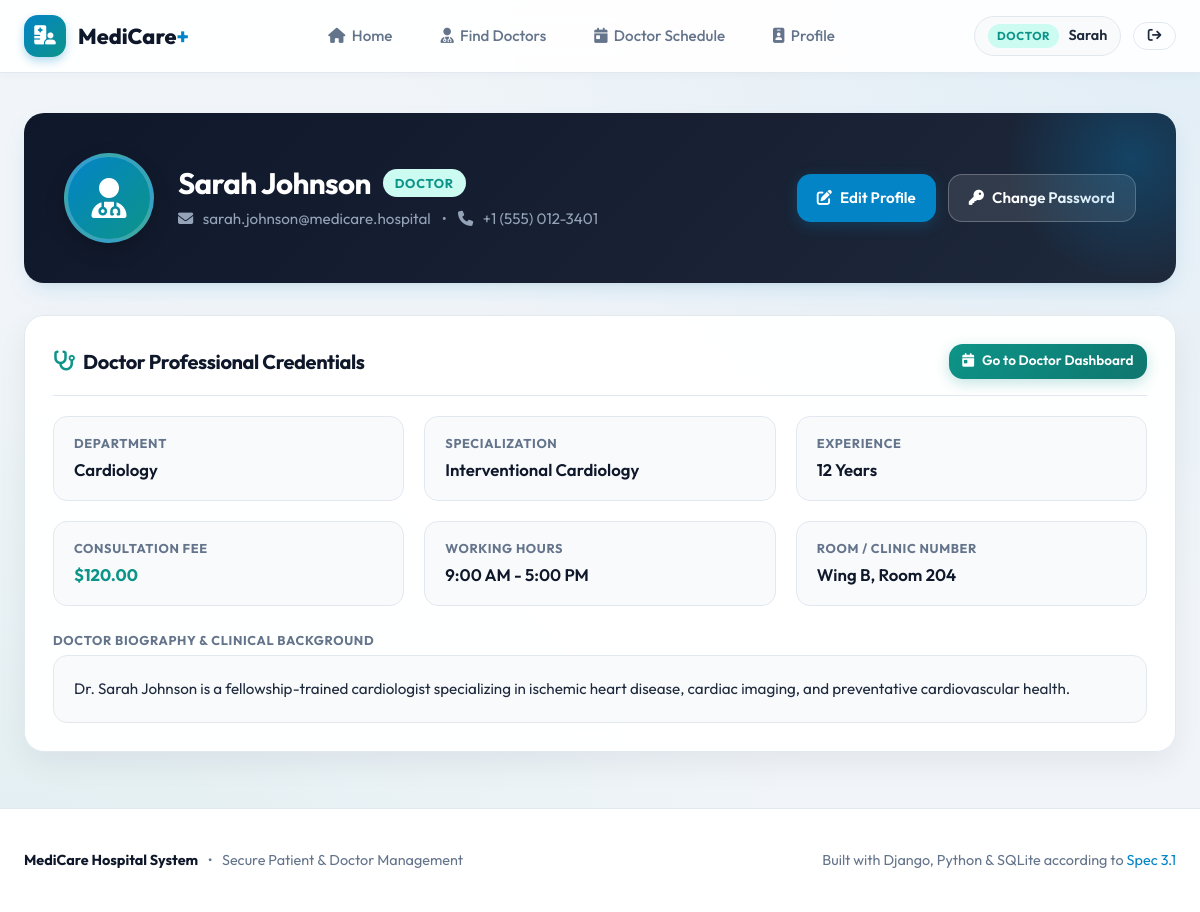
The app's page /accounts/profile/ (signed in) with its own data.
### accounts/models.py (models this page shows, shortened)
class User(AbstractUser):
    ROLE_CHOICES = (
        ('patient', 'Patient'),
        ('doctor', 'Doctor'),
        ('admin', 'Admin'),
    )
    email = models.EmailField(unique=True)
    role = models.CharField(max_length=10, choices=ROLE_CHOICES, default='patient')
    phone = models.CharField(max_length=20, blank=True)

### doctors/models.py (models this page shows, shortened)
class Doctor(models.Model):
    user = models.OneToOneField(settings.AUTH_USER_MODEL, on_delete=models.CASCADE, related_name='doctor_profile')
    department = models.ForeignKey(Department, on_delete=models.SET_NULL, null=True, blank=True, related_name='doctors')
    specialization = models.CharField(max_length=120)
    experience = models.PositiveIntegerField(default=0, help_text="Years of professional experience")
    fee = models.DecimalField(max_digits=10, decimal_places=2, default=50.00)
    working_hours_start = models.TimeField(default="09:00:00")
    working_hours_end = models.TimeField(default="17:00:00")
    bio = models.TextField(blank=True)
    room_number = models.CharField(max_length=20, blank=True)
    created_at = models.DateTimeField(auto_now_add=True)
    updated_at = models.DateTimeField(auto_now=True)

class Department(models.Model):
    name = models.CharField(max_length=100, unique=True)
    description = models.TextField(blank=True)
    icon = models.CharField(max_length=50, default='fa-stethoscope', help_text="FontAwesome or Lucide icon name")
    created_at = models.DateTimeField(auto_now_add=True)

### accounts/views.py (the view)
# urls.py: path('profile/', views.profile_view, name='profile'),
@login_required
def profile_view(request):
    user = request.user
    patient_profile = None
    doctor_profile = None
    if user.role == 'patient':
        patient_profile, _ = PatientProfile.objects.get_or_create(user=user)
    elif user.role == 'doctor':
        doctor_profile = Doctor.objects.filter(user=user).first()
    context = {
        'profile_user': user,
        'patient_profile': patient_profile,
        'doctor_profile': doctor_profile,
    }
    return render(request, 'accounts/profile.html', context)

### templates/accounts/profile.html (shortened to what this page needs)
{% extends 'base.html' %}
{% block content %}
<div class="container" style="padding-top: 2.5rem; padding-bottom: 3.5rem;">
  <div class="profile-hero">
    <div class="profile-hero-info">
      <div class="profile-avatar-large">
        {% if profile_user.role == 'doctor' %}
          <i class="fa-solid fa-user-doctor"></i>
        {% elif profile_user.role == 'admin' %}
          <i class="fa-solid fa-user-shield"></i>
        {% else %}
          <i class="fa-solid fa-user"></i>
        {% endif %}
      </div>
      <div>
        <div style="display: flex; align-items: center; gap: 0.75rem; margin-bottom: 0.35rem;">
          <h1 style="color: white; font-size: 1.85rem;">{{ profile_user.get_full_name|default:profile_user.username }}</h1>
          <span class="role-pill role-{{ profile_user.role }}" style="font-size: 0.8rem; padding: 0.25rem 0.75rem;">
            {{ profile_user.get_role_display }}
          </span>
        </div>
        <p style="color: #94a3b8; font-size: 0.95rem;">
          <i class="fa-solid fa-envelope" style="margin-right: 0.4rem;"></i> {{ profile_user.email }}
          {% if profile_user.phone %}
            <span style="margin: 0 0.5rem;">&bull;</span>
            <i class="fa-solid fa-phone" style="margin-right: 0.4rem;"></i> {{ profile_user.phone }}
          {% endif %}
        </p>
      </div>
    </div>
    <div style="display: flex; gap: 0.75rem; flex-wrap: wrap;">
      <a href="{% url 'profile_edit' %}" class="btn btn-primary" id="btn-edit-profile">
        <i class="fa-solid fa-pen-to-square"></i> Edit Profile
      </a>
      <a href="{% url 'change_password' %}" class="btn btn-outline" style="background: rgba(255,255,255,0.1); color: white; border-color: rgba(255,255,255,0.25);" id="btn-change-password">
        <i class="fa-solid fa-key"></i> Change Password
      </a>
    </div>
  </div>
  {% if profile_user.role == 'patient' %}
    <div style="display: grid; grid-template-columns: 2fr 1fr; gap: 2rem;">
      <div class="card">
        <div class="card-header">
          <h2 style="font-size: 1.25rem; display: flex; align-items: center; gap: 0.5rem;">
            <i class="fa-solid fa-notes-medical" style="color: var(--primary);"></i> Medical & Personal Information
          </h2>
          <span style="font-size: 0.85rem; color: var(--text-muted);">Confidential Patient Record</span>
        </div>
        <div class="info-list">
          <div class="info-item">
            <div class="info-label">Date of Birth</div>
            <div class="info-value">{{ patient_profile.date_of_birth|default:"Not specified" }}</div>
          </div>
          <div class="info-item">
            <div class="info-label">Gender</div>
            <div class="info-value">{{ patient_profile.gender|default:"Not specified" }}</div>
          </div>
          <div class="info-item">
            <div class="info-label">Blood Group</div>
            <div class="info-value" style="color: var(--danger);">
              <i class="fa-solid fa-droplet"></i> {{ patient_profile.blood_group|default:"Not recorded" }}
            </div>
          </div>
          <div class="info-item">
            <div class="info-label">Emergency Contact</div>
            <div class="info-value">{{ patient_profile.emergency_contact|default:"None provided" }}</div>
          </div>
        </div>
        <div style="margin-top: 1.5rem;">
          <div class="info-label">Residential Address</div>
          <p style="background: #f8fafc; border: 1px solid var(--border-color); padding: 1rem; border-radius: var(--radius-md); font-size: 0.95rem;">
            {{ patient_profile.address|default:"No address registered yet. Click 'Edit Profile' to add your address." }}
          </p>
        </div>
      </div>
      <div style="display: flex; flex-direction: column; gap: 1.5rem;">
        <div class="card" style="text-align: center; padding: 2rem 1.5rem;">
          <div class="stat-icon primary" style="margin: 0 auto 1rem; width: 60px; height: 60px; font-size: 1.75rem;">
            <i class="fa-solid fa-calendar-check"></i>
          </div>
          <h3 style="font-size: 1.2rem; margin-bottom: 0.5rem;">Appointment Portal</h3>
          <p style="color: var(--text-muted); font-size: 0.9rem; margin-bottom: 1.5rem;">Manage your scheduled doctor consultations and view history.</p>
          <a href="{% url 'patient_dashboard' %}" class="btn btn-primary" style="width: 100%;">
            <i class="fa-solid fa-arrow-right"></i> View My Appointments
          </a>
        </div>
        <div class="card" style="text-align: center; padding: 2rem 1.5rem;">
          <div class="stat-icon secondary" style="margin: 0 auto 1rem; width: 60px; height: 60px; font-size: 1.75rem;">
            <i class="fa-solid fa-stethoscope"></i>
          </div>
          <h3 style="font-size: 1.2rem; margin-bottom: 0.5rem;">Find a Specialist</h3>
          <p style="color: var(--text-muted); font-size: 0.9rem; margin-bottom: 1.5rem;">Browse departments and book with expert medical doctors.</p>
          <a href="{% url 'doctor_list' %}" class="btn btn-secondary" style="width: 100%;">
            <i class="fa-solid fa-magnifying-glass"></i> Browse Doctors
          </a>
        </div>
      </div>
    </div>
  {% elif profile_user.role == 'doctor' %}
    <div class="card">
      <div class="card-header">
        <h2 style="font-size: 1.25rem; display: flex; align-items: center; gap: 0.5rem;">
          <i class="fa-solid fa-stethoscope" style="color: var(--secondary);"></i> Doctor Professional Credentials
        </h2>
        <a href="{% url 'doctor_dashboard' %}" class="btn btn-secondary btn-sm">
          <i class="fa-solid fa-calendar-day"></i> Go to Doctor Dashboard
        </a>
      </div>
      <div class="info-list">
        <div class="info-item">
          <div class="info-label">Department</div>
          <div class="info-value">{{ doctor_profile.department.name|default:"General Medicine" }}</div>
        </div>
        <div class="info-item">
          <div class="info-label">Specialization</div>
          <div class="info-value">{{ doctor_profile.specialization|default:"Specialist Physician" }}</div>
        </div>
        <div class="info-item">
          <div class="info-label">Experience</div>
          <div class="info-value">{{ doctor_profile.experience|default:"0" }} Years</div>
        </div>
        <div class="info-item">
          <div class="info-label">Consultation Fee</div>
          <div class="info-value" style="color: var(--secondary); font-weight: 700;">
            ${{ doctor_profile.fee|default:"0.00" }}
          </div>
        </div>
        <div class="info-item">
          <div class="info-label">Working Hours</div>
          <div class="info-value">
            {{ doctor_profile.working_hours_start|time:"g:i A" }} - {{ doctor_profile.working_hours_end|time:"g:i A" }}
          </div>
        </div>
        <div class="info-item">
          <div class="info-label">Room / Clinic Number</div>
          <div class="info-value">{{ doctor_profile.room_number|default:"Room 101" }}</div>
        </div>
      </div>
      {% if doctor_profile.bio %}
        <div style="margin-top: 1.5rem;">
          <div class="info-label">Doctor Biography & Clinical Background</div>
          <p style="background: #f8fafc; border: 1px solid var(--border-color); padding: 1.25rem; border-radius: var(--radius-md); font-size: 0.95rem; line-height: 1.7;">
            {{ doctor_profile.bio }}
          </p>
        </div>
      {% endif %}
    </div>
  {% endif %}
</div>
{% endblock %}

### templates/base.html (shortened to what this page needs)
{% load static %}
<!DOCTYPE html>
<html lang="en">
<head>
  <link rel="stylesheet" href="https://cdnjs.cloudflare.com/ajax/libs/font-awesome/6.5.1/css/all.min.css">
  <link rel="stylesheet" href="{% static 'css/style.css' %}">
</head>
<body>
  <header class="navbar">
    <div class="container nav-container">
      <a href="{% url 'home' %}" class="brand-logo" id="nav-brand">
        <div class="brand-icon">
          <i class="fa-solid fa-hospital-user"></i>
        </div>
        <span>MediCare<span style="color: var(--primary);">+</span></span>
      </a>
      <nav>
        <ul class="nav-links">
          <li><a href="{% url 'home' %}" class="nav-link"><i class="fa-solid fa-house"></i> Home</a></li>
          <li><a href="{% url 'doctor_list' %}" class="nav-link"><i class="fa-solid fa-user-doctor"></i> Find Doctors</a></li>
          {% if user.is_authenticated %}
            {% if user.role == 'patient' %}
              <li><a href="{% url 'patient_dashboard' %}" class="nav-link"><i class="fa-solid fa-calendar-check"></i> My Appointments</a></li>
            {% elif user.role == 'doctor' %}
              <li><a href="{% url 'doctor_dashboard' %}" class="nav-link"><i class="fa-solid fa-calendar-day"></i> Doctor Schedule</a></li>
            {% endif %}
            <li><a href="{% url 'profile' %}" class="nav-link"><i class="fa-solid fa-id-badge"></i> Profile</a></li>
          {% endif %}
        </ul>
      </nav>
      <div class="nav-actions">
        {% if user.is_authenticated %}
          <div class="user-badge-nav">
            <span class="role-pill role-{{ user.role }}">{{ user.get_role_display }}</span>
            <span style="font-weight: 600; font-size: 0.9rem;">{{ user.first_name|default:user.username }}</span>
          </div>
          <a href="{% url 'logout' %}" class="btn btn-outline btn-sm" id="btn-logout" title="Log out">
            <i class="fa-solid fa-arrow-right-from-bracket"></i>
          </a>
        {% endif %}
      </div>
    </div>
  </header>
  <main style="flex: 1;">
    {% block content %}{% endblock %}
  </main>
  <footer class="footer">
    <div class="container footer-content">
      <div style="display: flex; align-items: center; gap: 0.6rem;">
        <span style="font-weight: 700; color: var(--dark);">MediCare Hospital System</span>
        <span>&bull;</span>
        <span>Secure Patient & Doctor Management</span>
      </div>
      <div>
        Built with Django, Python & SQLite according to <a href="{% url 'home' %}">Spec 3.1</a>
      </div>
    </div>
  </footer>
</body>
</html>

### records on screen
User: role "DOCTOR", first_name "Sarah", get_full_name "Sarah Johnson", email "sarah.johnson@medicare.hospital", phone "+1 (555) 012-3401"
Doctor: department.name "Cardiology", specialization "Interventional Cardiology", experience "12", fee "120.00", working_hours_start "9:00 AM", working_hours_end "5:00 PM", room_number "Wing B, Room 204", bio "Dr. Sarah Johnson is a fellowship-trained cardiologist specializing in ischemic heart disease, cardiac imaging, and preventative cardiovascular health."
